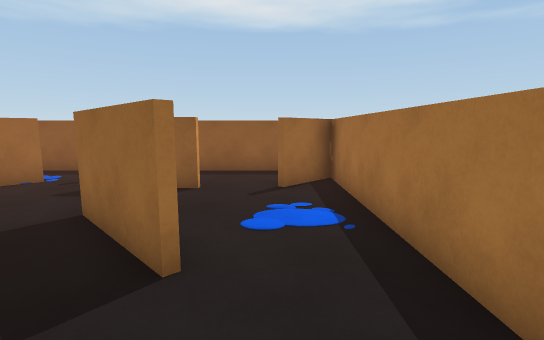
[1] (above)

15 first-person views from a walk through a scene from a Unity 3-D project. The camera is 1.5 m above the floor, tilts 8° down and sees 85° across. The floor is counted in squares, 1 m on a side. Each view is taken from the middle of a square. On the plan, view 1 faces up. The plan holds only what a view shows up to about 15 squares ahead; the rest is blank. Some animated figures are left out.

[2]
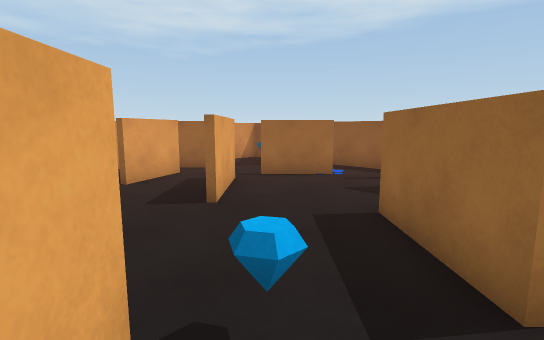

[3]
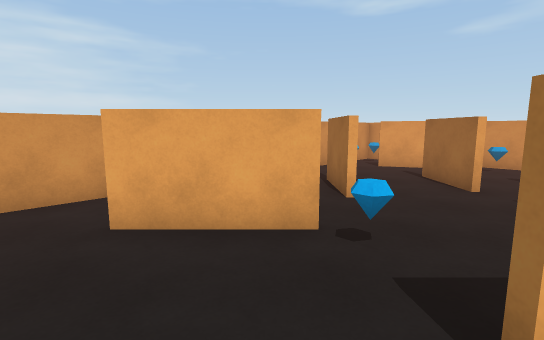

[4]
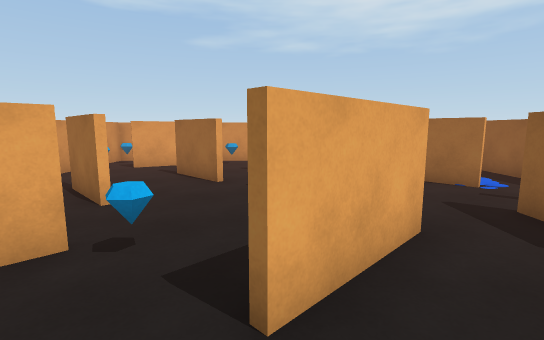

[5]
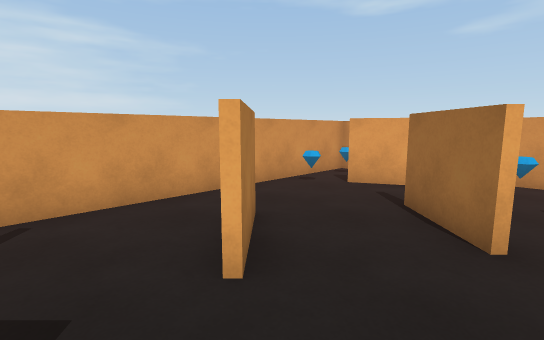

[6]
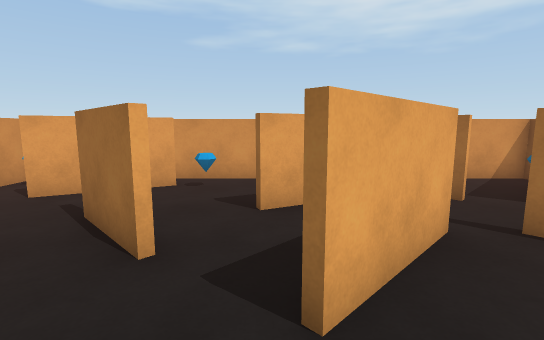

[7]
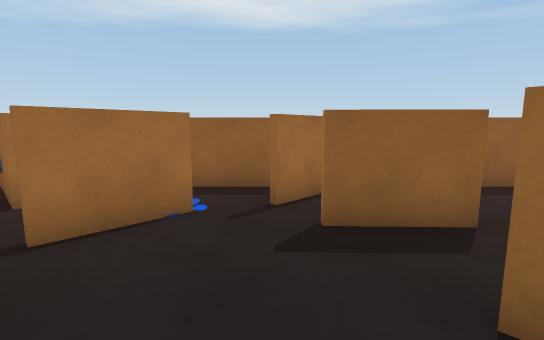

[8]
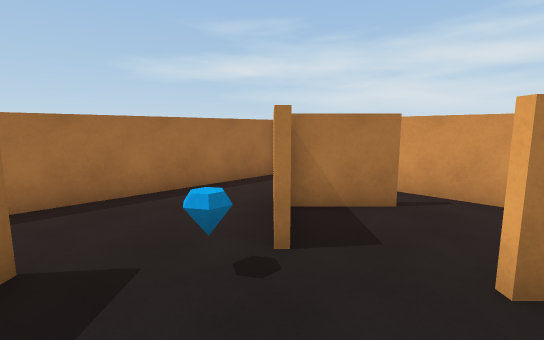

[9]
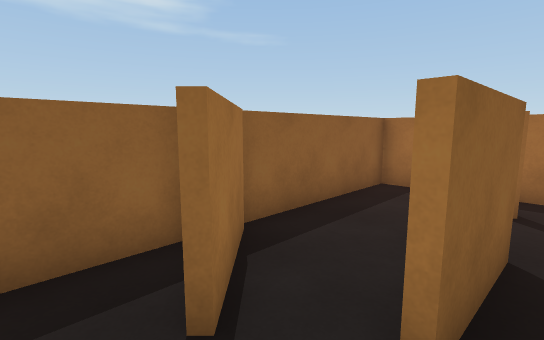

[10]
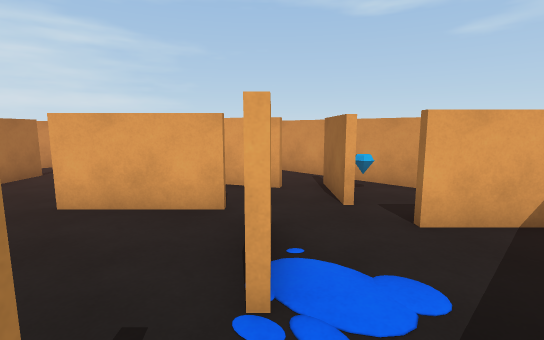

[11]
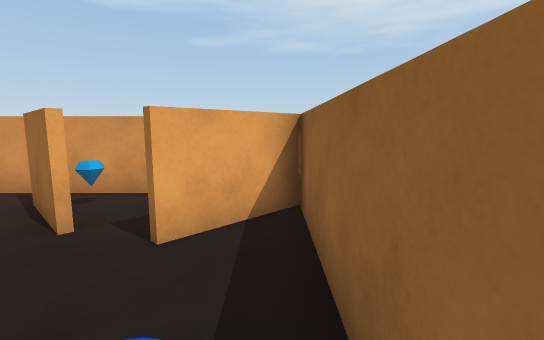

[12]
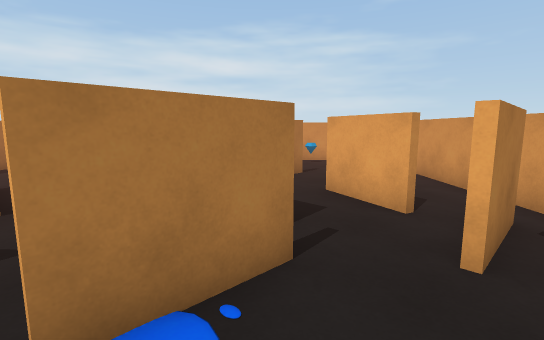

[13]
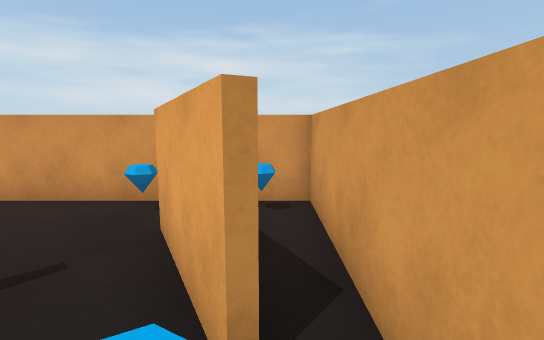

[14]
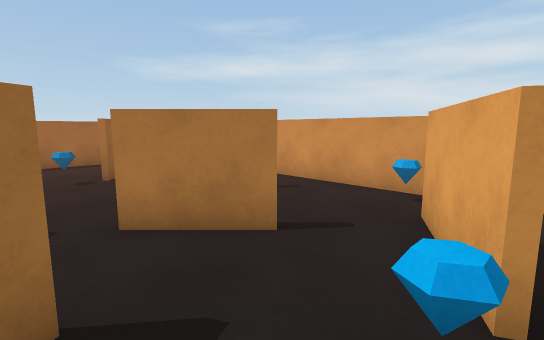

[15]
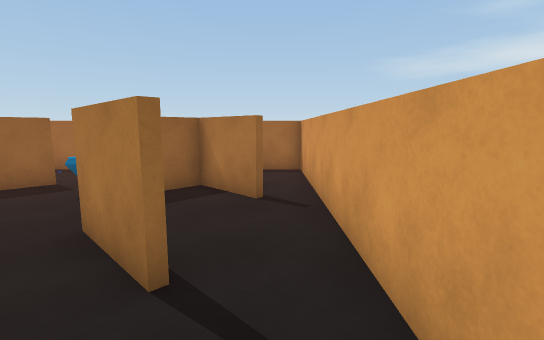

### Floor plan
Ten units are one square. View 1 is at (0, 0); x grows to the right and y downward. Boxes are objects, and circles mark ways between rooms. Rooms are numbered by the first view taken in them; rooms with no view inside come last. Other rooms are left out.
<svg viewBox="-133 -110 156 155">
<path fill="none" stroke="#000" d="M-72 -15 -82 -5M-26 -6 -3 17M-58 12 -48 2M-11 -28 -34 -51M-95 -26 -97 -31M-91 1 -73 -17M-82 -56 -59 -33M-28 27 -12 11 -27 -3M-72 -75 -81 -66M-104 -50 -93 -27M-17 -74 -42 -74M-29 40 18 40 18 -35M-100 -70 -118 -52M-128 -71 -128 1M-83 -67 -73 -77M-41 -105 -117 -105 -97 -85M-65 19 -58 12M-82 -5 -89 2M-46 3 -64 21M-106 40 -29 40M-118 -5 -103 24M-32 -52 -9 -29M18 -98 18 -105 -30 -105 -49 -87M18 -35 18 -90 3 -75M-128 1 -128 40 -106 40"/>
<rect x="-125" y="-15" width="10" height="10" fill="#bbb"><title>other object</title></rect>
<rect x="-25" y="-15" width="10" height="10" fill="#bbb"><title>other object</title></rect>
<rect x="-75" y="-85" width="10" height="10" fill="#bbb"><title>other object</title></rect>
<rect x="-105" y="25" width="10" height="10" fill="#bbb"><title>other object</title></rect>
<rect x="-125" y="25" width="10" height="10" fill="#bbb"><title>other object</title></rect>
<circle cx="-55" cy="-70" r="3" fill="#2a7"/>
<circle cx="-90" cy="-70" r="3" fill="#2a7"/>
<circle cx="-100" cy="0" r="3" fill="#2a7"/>
<circle cx="-30" cy="30" r="3" fill="#2a7"/>
<circle cx="-40" cy="15" r="3" fill="#2a7"/>
<circle cx="-70" cy="10" r="3" fill="#2a7"/>
<circle cx="-30" cy="-60" r="3" fill="#2a7"/>
<circle cx="5" cy="-30" r="3" fill="#2a7"/>
<circle cx="-120" cy="0" r="3" fill="#2a7"/>
<circle cx="-40" cy="-80" r="3" fill="#2a7"/>
<circle cx="-110" cy="30" r="3" fill="#2a7"/>
<text x="-50" y="-20">1</text>
<text x="-70" y="-90">2</text>
<text x="-70" y="20">3</text>
<text x="-10" y="-70">4</text>
<text x="-120" y="20">5</text>
</svg>
Room 1 opens to room 2. Room 1 opens to room 3. Room 1 opens to room 4. Room 1 opens to room 5. Room 2 opens to room 4. Room 3 opens to room 5.

Where each view was taken, in squares from view 1:
view 1: 0 up, 0 right, facing up
view 2: 0 up, 1 left, facing up-left
view 3: 3 up, 1 right, facing down-left
view 4: 3 up, 1 right, facing left
view 5: 2 up, 3 left, facing down-left
view 6: 3 up, 4 left, facing left
view 7: 3 up, 5 left, facing up
view 8: 3 up, 5 left, facing down-right
view 9: 7 up, 6 left, facing up-right
view 10: 10 up, 5 left, facing down-left
view 11: 10 up, 6 left, facing left
view 12: 10 up, 8 left, facing down
view 13: 2 up, 12 left, facing down
view 14: 3 up, 12 left, facing down-right
view 15: 3 down, 9 left, facing right
